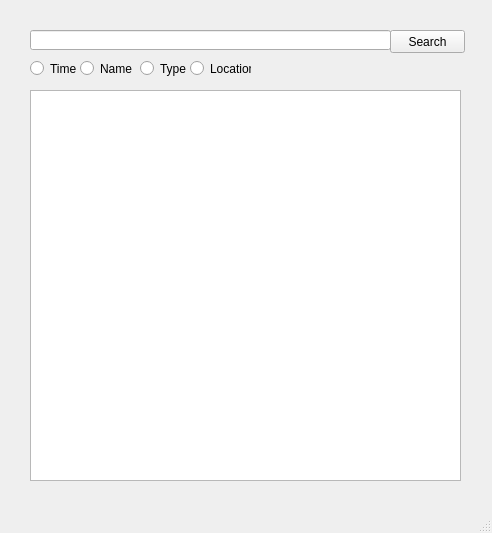
<?xml version="1.0" encoding="UTF-8"?>
<ui version="4.0">
 <class>MainWindow</class>
 <widget class="QMainWindow" name="MainWindow">
  <property name="geometry">
   <rect>
    <x>0</x>
    <y>0</y>
    <width>492</width>
    <height>533</height>
   </rect>
  </property>
  <property name="windowTitle">
   <string>MainWindow</string>
  </property>
  <widget class="QWidget" name="centralwidget">
   <widget class="QPushButton" name="Search">
    <property name="geometry">
     <rect>
      <x>390</x>
      <y>30</y>
      <width>75</width>
      <height>23</height>
     </rect>
    </property>
    <property name="styleSheet">
     <string notr="true">font: 12pt &quot;MS Shell Dlg 2&quot;;</string>
    </property>
    <property name="text">
     <string>Search</string>
    </property>
   </widget>
   <widget class="QLineEdit" name="SearchlineEdit">
    <property name="geometry">
     <rect>
      <x>30</x>
      <y>30</y>
      <width>361</width>
      <height>20</height>
     </rect>
    </property>
   </widget>
   <widget class="QRadioButton" name="radioButton">
    <property name="geometry">
     <rect>
      <x>30</x>
      <y>60</y>
      <width>51</width>
      <height>17</height>
     </rect>
    </property>
    <property name="text">
     <string>Time</string>
    </property>
   </widget>
   <widget class="QRadioButton" name="radioButton_2">
    <property name="geometry">
     <rect>
      <x>80</x>
      <y>60</y>
      <width>82</width>
      <height>17</height>
     </rect>
    </property>
    <property name="text">
     <string>Name</string>
    </property>
   </widget>
   <widget class="QListView" name="listView">
    <property name="geometry">
     <rect>
      <x>30</x>
      <y>90</y>
      <width>431</width>
      <height>391</height>
     </rect>
    </property>
   </widget>
   <widget class="QRadioButton" name="radioButton_3">
    <property name="geometry">
     <rect>
      <x>140</x>
      <y>60</y>
      <width>51</width>
      <height>17</height>
     </rect>
    </property>
    <property name="text">
     <string>Type</string>
    </property>
   </widget>
   <widget class="QRadioButton" name="radioButton_4">
    <property name="geometry">
     <rect>
      <x>190</x>
      <y>60</y>
      <width>61</width>
      <height>17</height>
     </rect>
    </property>
    <property name="text">
     <string>Location</string>
    </property>
   </widget>
  </widget>
  <widget class="QStatusBar" name="statusbar"/>
 </widget>
 <resources/>
 <connections/>
</ui>
